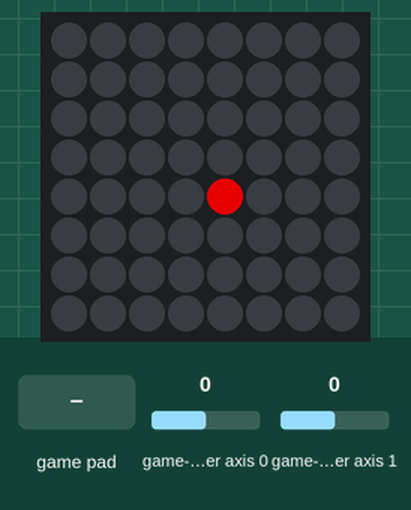
Recording of a program running on a simulated Raspberry Pi (BCM pin numbers) with a Sense HAT. Parts: the Sense HAT's 8×8 RGB LED matrix. Inputs (shaded band) come from the test bench; at power-on: game-controller axis 0 0, game-controller axis 1 0. Dim RGB values are drawn brighter than linear; what the program prints to the terminal is not drawn.

Above: at 1.2 s.
1.3 s: game-controller axis 0 set to -1
At 1.41 s:
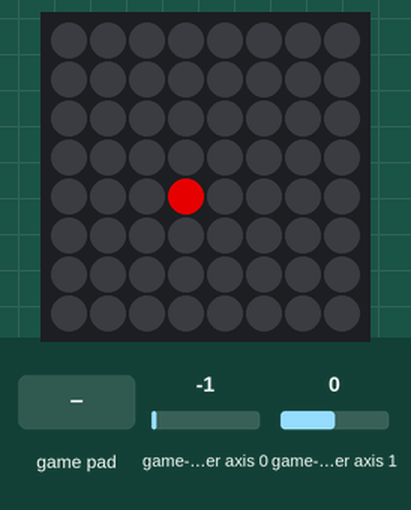
3.1 s: game-controller button 2 pressed
At 3.23 s:
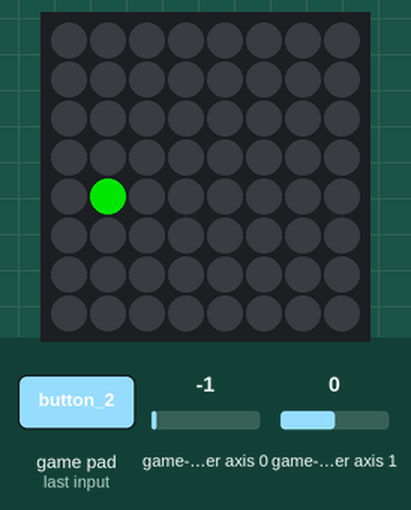
4.9 s: game-controller axis 1 set to -1
At 4.96 s:
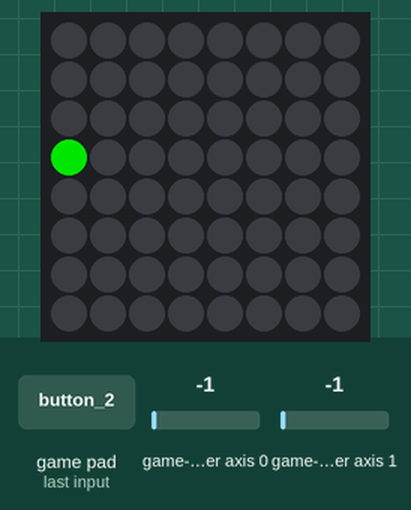
6.7 s: game-controller axis 1 set to -0.5
At 6.79 s:
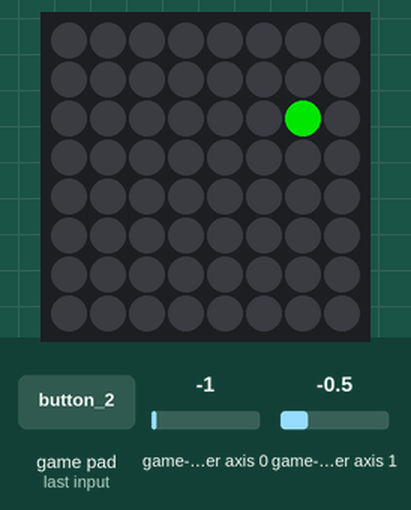
8.5 s: game-controller button 2 pressed
At 8.62 s:
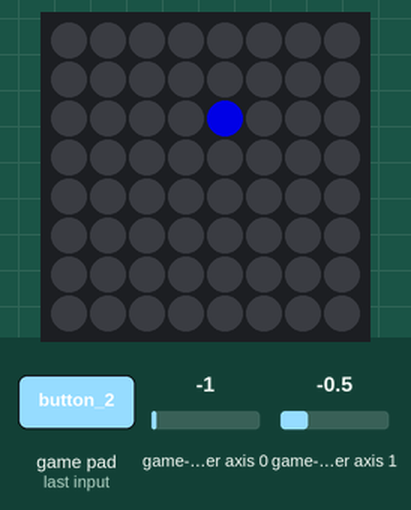
10.3 s: game-controller axis 1 set to 1
At 10.35 s:
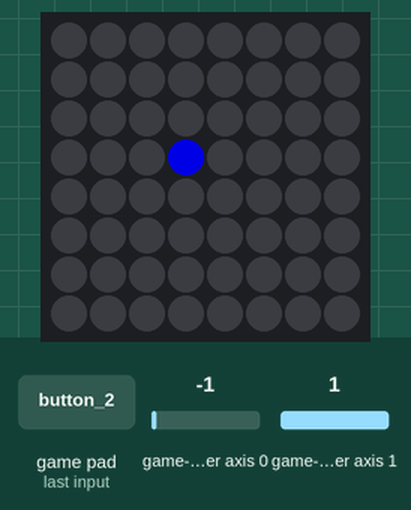

The program:

controls.py
```python
#!/usr/bin/env python3
# ========================================================================
# controls.py
#
# Description:
#
# pip3 install pygame
#
# Author: Jim Ing
# Date: 2024-09-03
# ========================================================================

import os
import pygame
import time
from config import sense

pygame.init()

# Initialize the joystick
pygame.joystick.init()

# Check for a connected joystick
if pygame.joystick.get_count() > 0:
    joystick = pygame.joystick.Joystick(0)
    joystick.init()
else:
    raise Exception("No joystick found!")

def print_at(x, y, text):
    # Move the cursor to the specified position, clear the line, and print the text
    print(f"\033[{y};{x}H\033[2K{text}")

def move_pixel(joystick, pos, rotation):
    x, y = pos
    axis_x = joystick.get_axis(0)
    axis_y = joystick.get_axis(1)

    # Deadzone to prevent unwanted movements
    if abs(axis_x) < 0.1:
        axis_x = 0
    if abs(axis_y) < 0.1:
        axis_y = 0

    # Movement based on joystick input
    dx = int(round(axis_x))
    dy = int(round(axis_y))
    print_at(1, 3, f"(dx, dy) = ({dx}, {dy})")

    # Update the position
    x = (x + dx) % 8
    y = (y + dy) % 8
    print_at(1, 4, f"(x, y) = ({x}, {y})")

    return x, y

# Starting position of the pixel
pos = [4, 4]

# Initial color of the pixel (red)
colors = [[255, 0, 0], [0, 255, 0], [0, 0, 255]]
color_index = 0
color = colors[color_index]

try:
    # Clear the screen
    os.system('clear')

    # Get the current rotation
    rotation = sense.rotation
    print_at(1, 1, f"Current rotation: {rotation}°")

    while True:
        for event in pygame.event.get():
            if event.type == pygame.QUIT:
                raise KeyboardInterrupt
            elif event.type == pygame.JOYBUTTONDOWN:
                if event.button == 2:  # B button pressed
                    # Toggle through the colors
                    color_index = (color_index + 1) % len(colors)
                    color = colors[color_index]
                    print_at(1, 2, f"Color changed to: {color}")

        # Move the pixel based on joystick input
        pos = move_pixel(joystick, pos, rotation)

        # Clear the LED matrix
        sense.clear()

        # Draw the pixel at the new position
        sense.set_pixel(pos[0], pos[1], color)

        # Delay to make the movement smoother
        time.sleep(0.1)

except KeyboardInterrupt:
    pygame.quit()
    sense.clear()
```

config.py
```python
#!/usr/bin/env python3
# ========================================================================
# config.py
#
# Description: Global configuration.
#
# Author: Jim Ing
# Date: 2024-08-29
# ========================================================================

from sense_hat import SenseHat
#from sense_hat import SenseHat, ACTION_PRESSED, ACTION_HELD, ACTION_RELEASED

sense = SenseHat()

sense.rotation = 0
sense.low_light = True
```

Measured:
- after the input at 1.3 s, the LEDs: change after 0.06 s (image 1)
- after the input at 3.1 s, the LEDs: change after 0.09 s (image 2)
- after the input at 4.9 s, the LEDs: change at once (image 3)
- after the input at 6.7 s, the LEDs: change after 0.05 s (image 4)
- after the input at 8.5 s, the LEDs: first differ from a run without the input after 0.07 s (image 5)
- after the input at 10.3 s, the LEDs: change at once (image 6)
